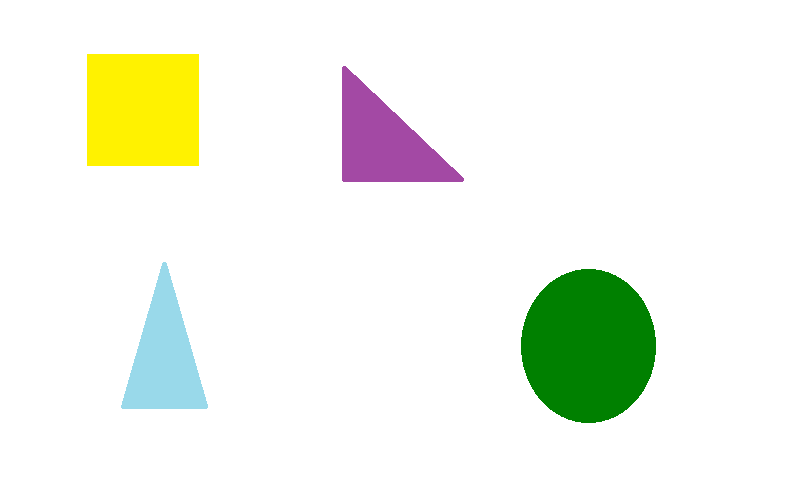
#> input picture deteksi warna/hijau/hijau01.png, 800 x 490 px; its folder holds 3 pictures in this run
$ python hijau.py
#> lines starting #> are read from the running program, lines starting #| are printed output that depends on the picture; after the words box and inside, x2 and y2 are one past the last pixel; in counts of white or black regions, pixels touching at a corner belong together
import cv2
import numpy as np

for i in range(1, 4):
    img = cv2.imread('hijau0' + str(i) + '.png', 1)
#> img is the input picture: shape (490, 800, 3); mean B, G, R 234.1, 245.2, 240.9
    hsv = cv2.cvtColor(img, cv2.COLOR_BGR2HSV)
#> hsv: shape (490, 800, 3); mean H, S, V 7.9, 23, 247.6

    lower_api0 = np.array([50, 100, 100])
    upper_api0 = np.array([70, 255, 255])
    mask = cv2.inRange(hsv, lower_api0, upper_api0)
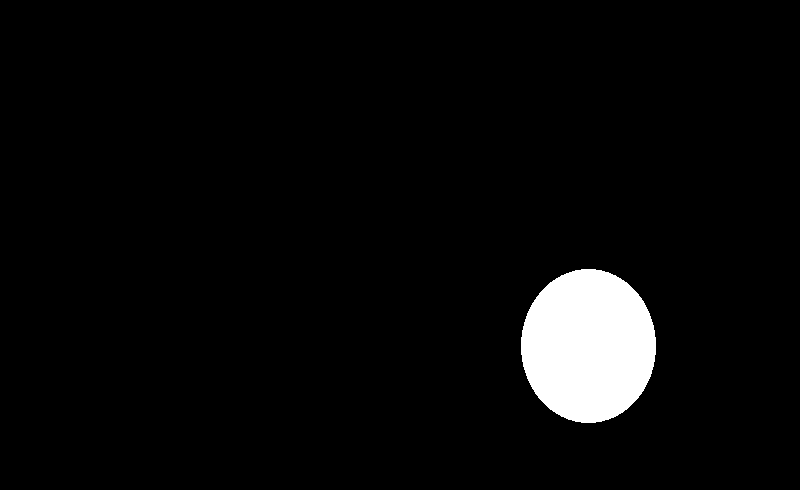
#> mask: shape (490, 800); 4.2% white; 1 white region, box (x1, y1, x2, y2) and area: (521, 269, 656, 423) 16305

    new_img = cv2.bitwise_and(img, img, mask=mask)
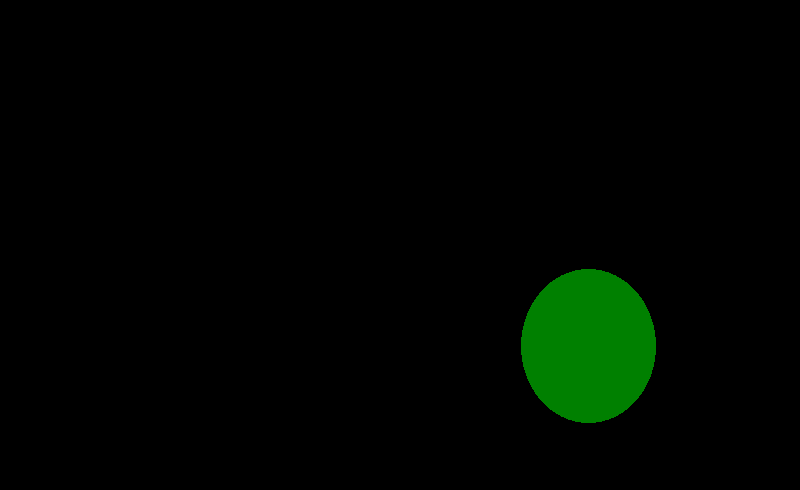
#> new_img: shape (490, 800, 3); mean B, G, R 0, 5.3, 0

    cv2.imshow("hasil" + str(i) + ".png", new_img)
    cv2.imshow('image', img)

    cv2.waitKey(0)
    cv2.destroyAllWindows()
#> pass 2 of the loop `for i in range(1, 4):`:
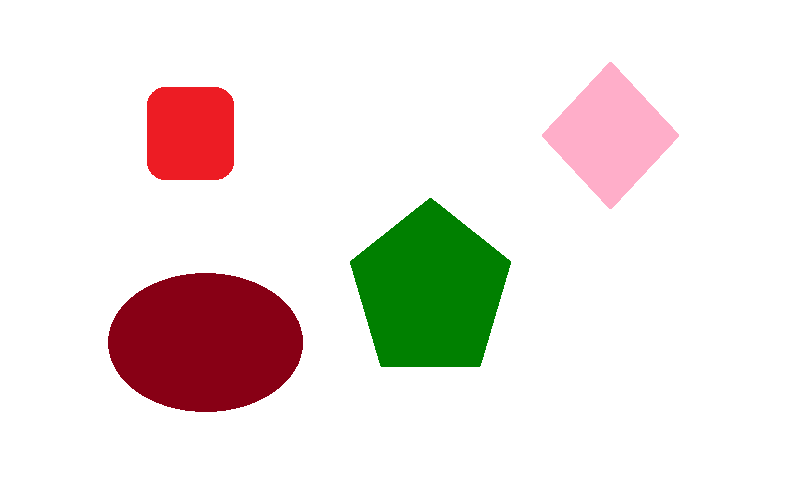
#> input picture deteksi warna/hijau/hijau02.png, 800 x 490 px
#> img is the input picture: shape (490, 800, 3); mean B, G, R 224.2, 228.4, 235.8
#> hsv: shape (490, 800, 3); mean H, S, V 20.5, 32.8, 242
#> `mask = cv2.inRange(hsv, lower_api0, upper_api0)`:
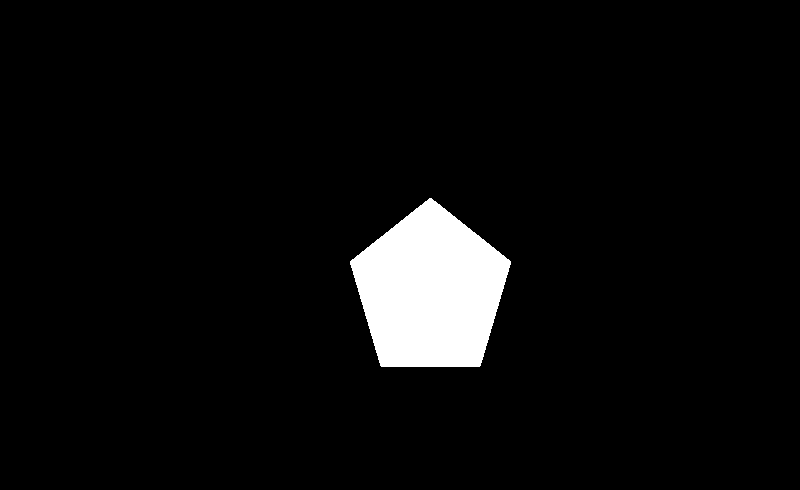
#> mask: shape (490, 800); 4.8% white; 1 white region, box (x1, y1, x2, y2) and area: (350, 198, 511, 367) 18981
#> `new_img = cv2.bitwise_and(img, img, mask=mask)`:
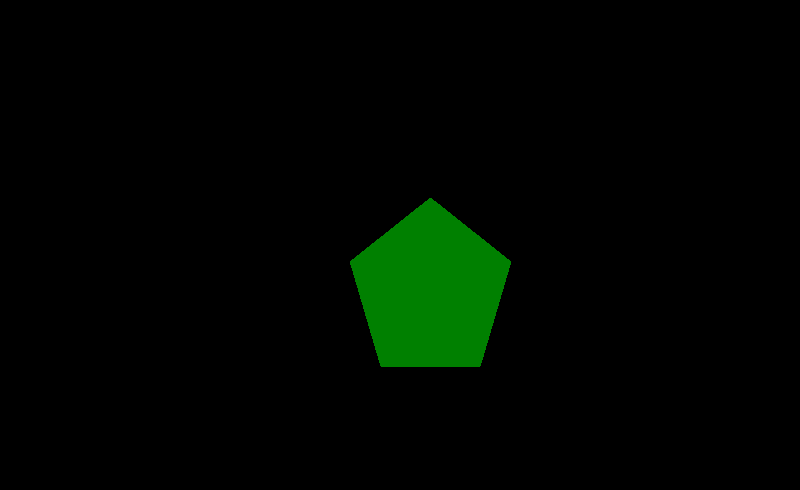
#> new_img: shape (490, 800, 3); mean B, G, R 0, 6.2, 0
#> pass 3 of the loop `for i in range(1, 4):`:
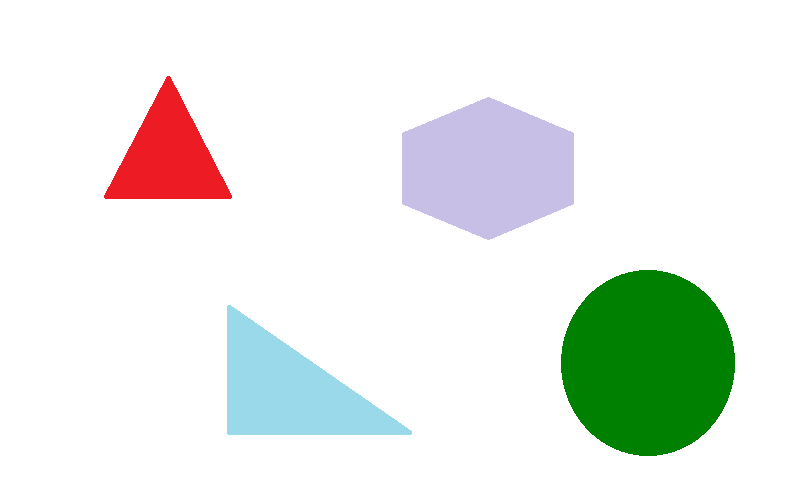
#> input picture deteksi warna/hijau/hijau03.png, 800 x 490 px
#> img is the input picture: shape (490, 800, 3); mean B, G, R 232.1, 237.8, 232.2
#> hsv: shape (490, 800, 3); mean H, S, V 16.7, 26.1, 244.6
#> `mask = cv2.inRange(hsv, lower_api0, upper_api0)`:
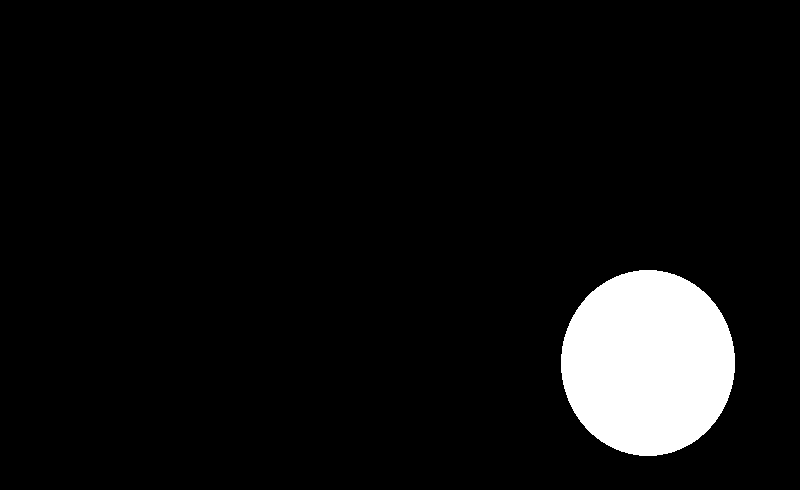
#> mask: shape (490, 800); 6.5% white; 1 white region, box (x1, y1, x2, y2) and area: (561, 270, 735, 456) 25398
#> `new_img = cv2.bitwise_and(img, img, mask=mask)`:
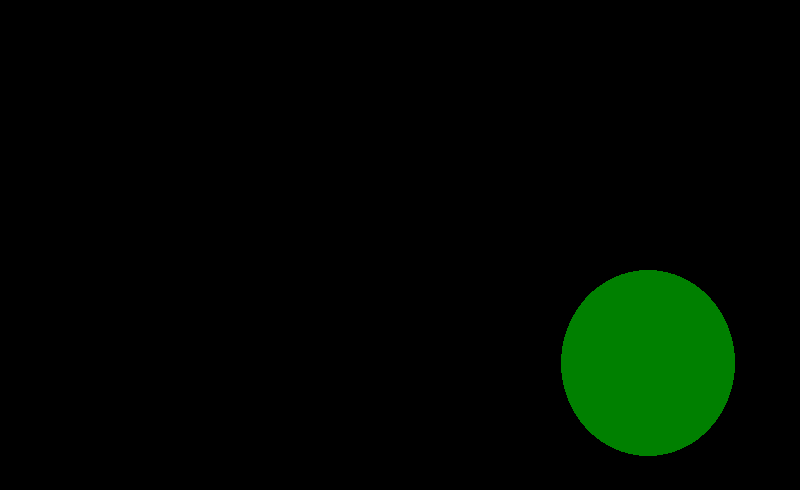
#> new_img: shape (490, 800, 3); mean B, G, R 0, 8.3, 0
